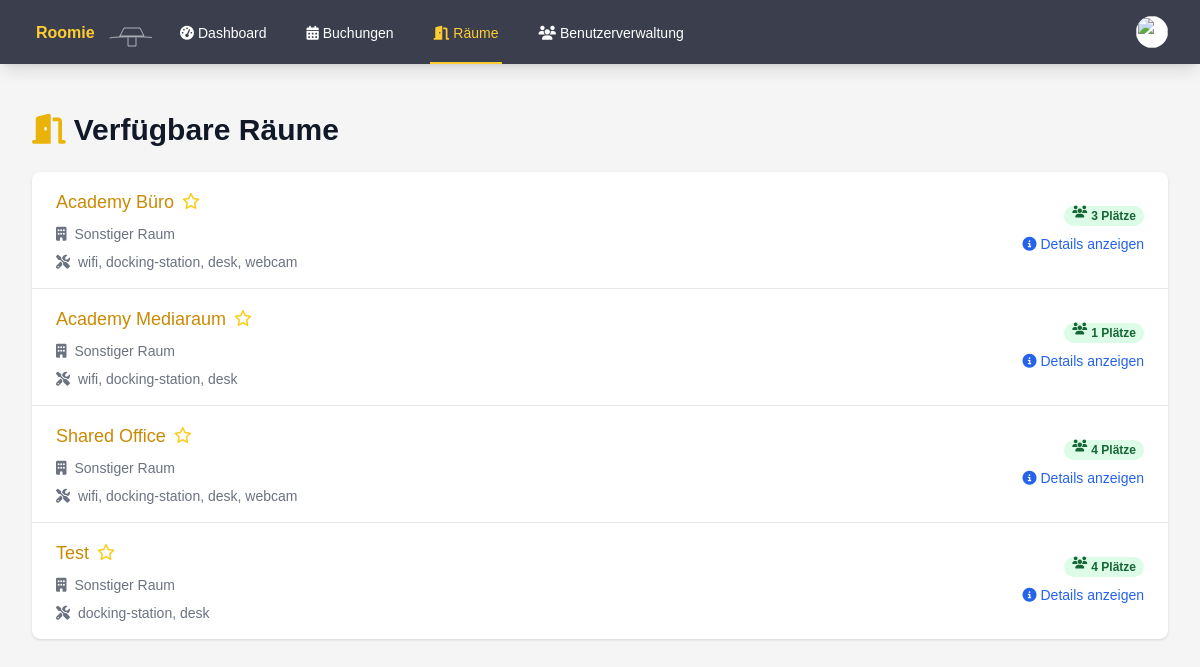
The app's page /rooms.php (signed in), older data.
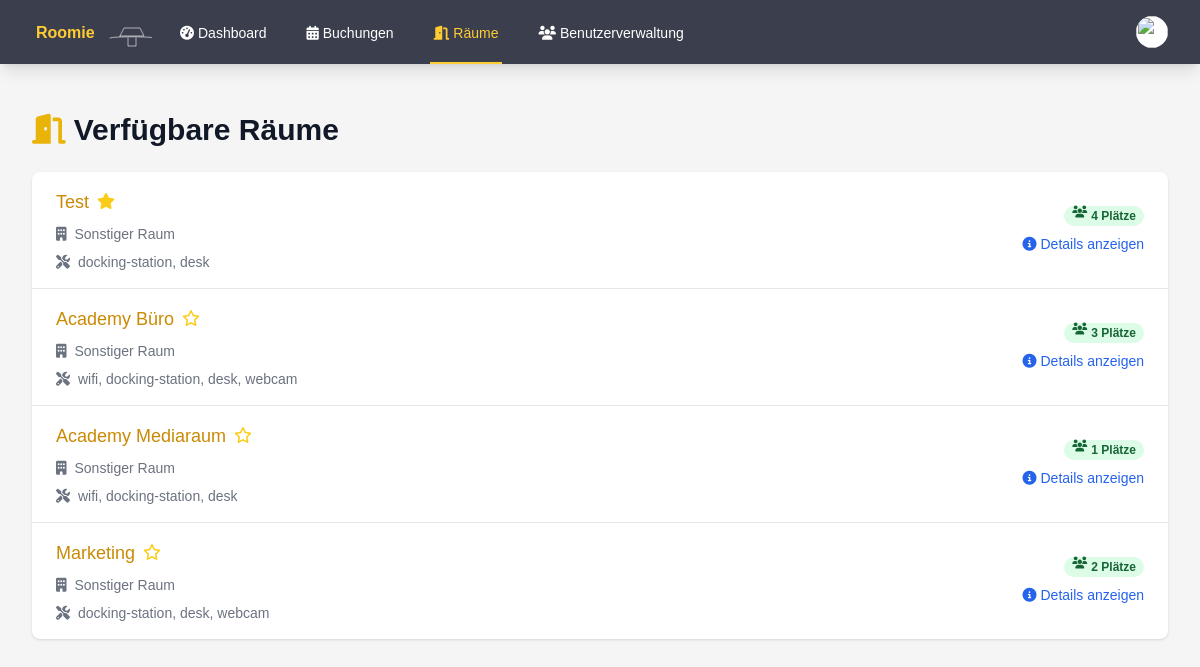
The same page, newer data.
### tables this page shows
CREATE TABLE rooms (
        id INTEGER PRIMARY KEY AUTOINCREMENT,
        name TEXT NOT NULL,
        number TEXT,
        type TEXT NOT NULL,
        capacity INTEGER DEFAULT 0,
        is_favorite INTEGER DEFAULT 0,
        equipment TEXT,
        grid_position INTEGER
    );

### rooms.php (the view, shortened to what this page needs)
<?php
$current_page = basename($_SERVER['PHP_SELF']);
try {
    $db = getDatabaseConnection();
    $stmt = $db->query('SELECT r.id, r.name, r.type, r.capacity, r.equipment, r.is_favorite
                        FROM rooms r
                        ORDER BY r.is_favorite DESC, r.name');
    $rooms = $stmt->fetchAll(PDO::FETCH_ASSOC);
} catch (PDOException $e) {
    $error = "Datenbankfehler: " . $e->getMessage();
}
function getRoomTypeName($type)
{
    switch ($type) {
        default:
            return 'Sonstiger Raum';
    }
}
?>
<!DOCTYPE html>
<html lang="de">
<head>
    <script src="https://cdn.tailwindcss.com"></script>
    <link rel="stylesheet" href="https://cdnjs.cloudflare.com/ajax/libs/font-awesome/6.4.0/css/all.min.css">
    <link rel="stylesheet" href="styles.css">
</head>
<body class="bg-custom-background">
    <nav class="bg-custom-nav shadow-lg">
        <div class="max-w-7xl mx-auto px-4 sm:px-6 lg:px-8">
            <div class="flex justify-between h-16">
                <div class="flex">
                    <div class="flex-shrink-0 flex items-center">
                        <a href="index.php">
                            <img class="h-8 w-auto" src="test.svg" alt="Roomie Logo">
                        </a>
                    </div>
                    <div class="hidden sm:ml-6 sm:flex sm:space-x-8">
                        <a href="index.php" class="inline-flex items-center px-1 pt-1 border-b-2 text-sm font-medium <?php echo $current_page == 'index.php' ? 'active' : 'inactive'; ?>">
                            <i class="fas fa-tachometer-alt mr-1"></i>Dashboard
                        </a>
                        <a href="bookings.php" class="inline-flex items-center px-1 pt-1 border-b-2 text-sm font-medium <?php echo $current_page == 'bookings.php' ? 'active' : 'inactive'; ?>">
                            <i class="fas fa-calendar-alt mr-1"></i>Buchungen
                        </a>
                        <a href="rooms.php" class="inline-flex items-center px-1 pt-1 border-b-2 text-sm font-medium <?php echo $current_page == 'rooms.php' ? 'active' : 'inactive'; ?>">
                            <i class="fas fa-door-open mr-1"></i>Räume
                        </a>
                        <a href="admin_users.php" class="inline-flex items-center px-1 pt-1 border-b-2 text-sm font-medium <?php echo $current_page == 'admin_users.php' ? 'active' : 'inactive'; ?>">
                            <i class="fas fa-users mr-1"></i>Benutzerverwaltung
                        </a>
                    </div>
                </div>
                <div class="hidden sm:ml-6 sm:flex sm:items-center">
                    <div class="ml-3 relative" x-data="{ open: false }">
                        <div>
                            <button @click="open = !open" class="bg-white rounded-full flex text-sm focus:outline-none focus:ring-2 focus:ring-offset-2 focus:ring-yellow-500" id="user-menu" aria-haspopup="true" x-bind:aria-expanded="open">
                                <img class="h-8 w-8 rounded-full" src="https://images.unsplash.com/photo-1472099645785-5658abf4ff4e?ixlib=rb-1.2.1&ixid=eyJhcHBfaWQiOjEyMDd9&auto=format&fit=facearea&facepad=2&w=256&h=256&q=80" alt="">
                            </button>
                        </div>
                    </div>
                </div>
            </div>
        </div>
    </nav>
    <div class="max-w-7xl mx-auto py-6 sm:px-6 lg:px-8">
        <div class="px-4 py-6 sm:px-0">
            <h1 class="text-3xl font-bold text-gray-900 mb-6">
                <i class="fas fa-door-open text-yellow-500 mr-2"></i>Verfügbare Räume
            </h1>
            <div class="bg-white shadow overflow-hidden sm:rounded-lg">
                <ul class="divide-y divide-gray-200">
                    <?php foreach ($rooms as $room) : ?>
                        <li class="hover:bg-gray-50 transition duration-150 ease-in-out">
                            <div class="px-4 py-4 sm:px-6 flex justify-between items-center">
                                <div class="flex-1 min-w-0">
                                    <div class="flex items-center">
                                        <a href="room_details.php?id=<?php echo $room['id']; ?>" class="text-lg font-medium text-yellow-600 truncate hover:underline">
                                            <?php echo htmlspecialchars($room['name']); ?>
                                        </a>
                                        <form method="POST" action="rooms.php" class="ml-2">
                                            <button type="submit" class="focus:outline-none">
                                                <i class="<?php echo $room['is_favorite'] ? 'fas' : 'far'; ?> fa-star text-yellow-400 hover:text-yellow-500 transition duration-150 ease-in-out"></i>
                                            </button>
                                        </form>
                                    </div>
                                    <div class="mt-2 flex items-center text-sm text-gray-500">
                                        <i class="fas fa-building mr-2"></i>
                                        <?php echo htmlspecialchars(getRoomTypeName($room['type'])); ?>
                                    </div>
                                    <div class="mt-2 flex items-center text-sm text-gray-500">
                                        <i class="fas fa-tools mr-2"></i>
                                        <?php echo htmlspecialchars(implode(', ', json_decode($room['equipment'], true) ?? [])); ?>
                                    </div>
                                </div>
                                <div class="ml-4 flex-shrink-0 flex flex-col items-end">
                                    <span class="px-2 inline-flex text-xs leading-5 font-semibold rounded-full bg-green-100 text-green-800">
                                        <i class="fas fa-users mr-1"></i><?php echo $room['capacity']; ?> Plätze
                                    </span>
                                    <a href="room_details.php?id=<?php echo $room['id']; ?>" class="mt-2 text-blue-600 hover:text-blue-800 text-sm font-medium">
                                        <i class="fas fa-info-circle mr-1"></i>Details anzeigen
                                    </a>
                                </div>
                            </div>
                        </li>
                    <?php endforeach; ?>
                </ul>
            </div>
        </div>
    </div>
</body>
</html>

### styles.css (style rules this page uses)
.active { color: #ffcc33 !important; border-color: #ffcc33 !important; }
.inactive { color: #fff !important; border-color: transparent !important; }
body { font-family: 'Source Sans 3', sans-serif; }
.bg-custom-nav { background-color: #3b3e4d; }
.bg-custom-background { background-color: #f5f5f5; }

Row changes from the older to the newer data that the page shows:
removed rooms: name "Shared Office", is_favorite 0 (drawn), type "Sonstiger Raum", equipment "wifi, docking-station, desk, webcam", capacity "4"
changed rooms "Test": is_favorite 0 → 1 (drawn); moves up the list
added rooms: name "Marketing", is_favorite 0 (drawn), type "Sonstiger Raum", equipment "docking-station, desk, webcam", capacity "2"
